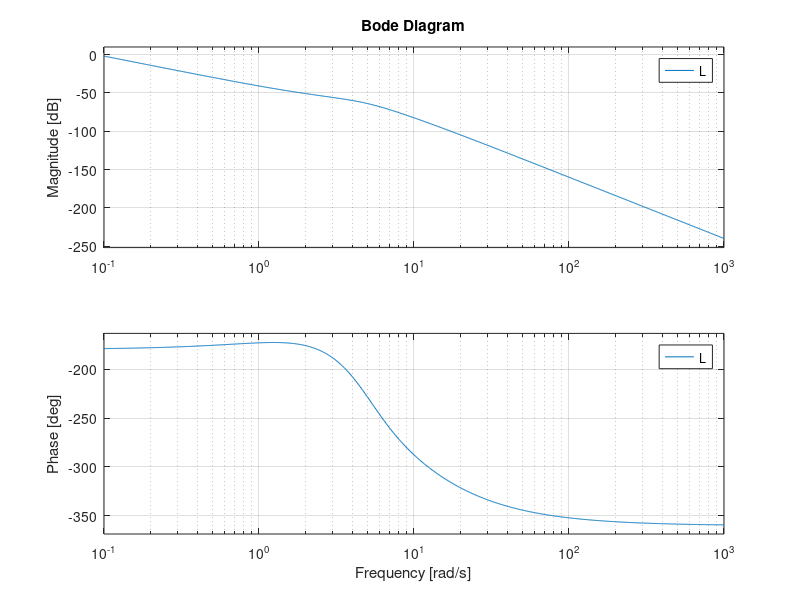

MATLAB code to generate this figure:
%% ECEN 4138 HW 9 Problem 6.7b
% - Ian Faber

%% Housekeeping
clc; clear; close all;

%% Setup
s = tf('s');

L = (s+2)/(s^2*(s+10)*(s^2+6*s+25));

%% Make Bode Plot
bode(L);
